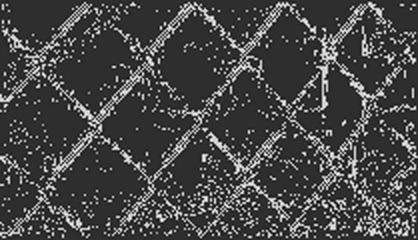
#> input picture Extra trials/Test1/basic mask.jpg, 418 x 240 px, found by its file name
$ python morpho.py
#> lines starting #> are read from the running program, lines starting #| are printed output that depends on the picture
import cv2
import os
import matplotlib.pyplot as plt
import numpy as np

dir = os.path.dirname(__file__)
foldername = os.path.join(dir, 'Images')
os.chdir(foldername)
image = np.array(cv2.imread('basic mask.jpg'))
#> image is the input picture: shape (240, 418, 3); min 0, max 255, mean 71.2

res = np.array(cv2.morphologyEx(image, cv2.MORPH_CLOSE, cv2.getStructuringElement(cv2.MORPH_RECT, (4,4))))
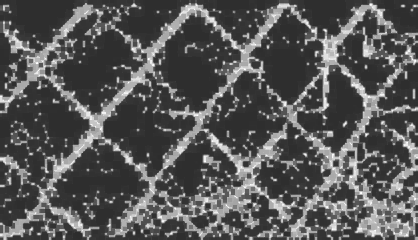
#> res: shape (240, 418, 3); min 44, max 255, mean 88

print(res.size)
#| 300960

plt.imshow(res)
plt.show()

plt.imsave("finalmask.jpg", res)
